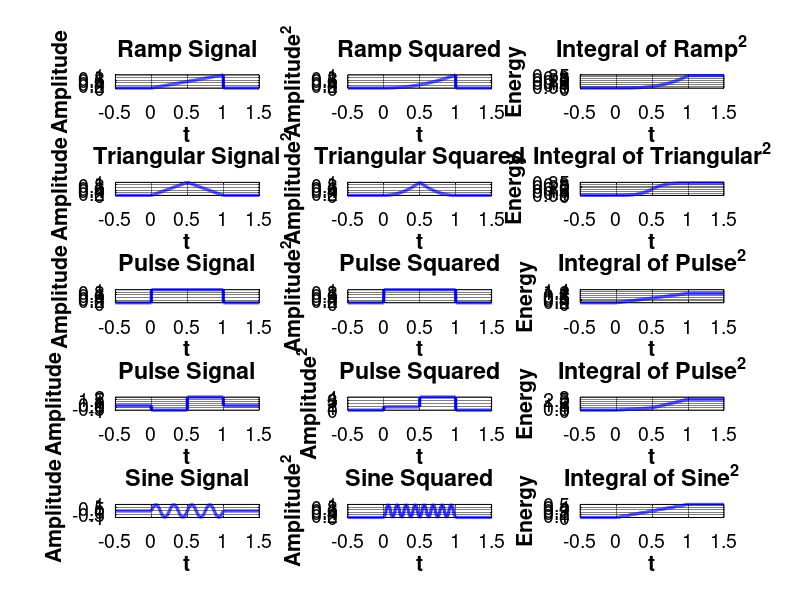

The MATLAB source for this figure: (Note: this script raises an error after producing the figure.)
%%%%%%%%%%%%%%%%%%%%%%%%%%%%%%%%%%%%%%%%%%%%%%%%%%%%%%%%%%%%%%%%
%                   Illustrating Simulation 9-3:              %
%                     Shift Keying Modulations                 %
%                                                              %
%        Book : Analog & Digital Communication Systems         %
%                   By: Dr.Farnaz Ghassemi                     %
%                     Chapter 10-Section                       %
%                                                              %
%                                                              %
%   Version.1:             04/03/03---Dr.Ghassemi              %
%%%%%%%%%%%%%%%%%%%%%%%%%%%%%%%%%%%%%%%%%%%%%%%%%%%%%%%%%%%%%%%%
close all;
clear all;
clc;
colors=[0,0,0;                       %1-Black
        0,0,0.75;                    %2-Blue
        214/255,39/255,40/255;       %3-Red
        15/255,133/255,84/255;       %4-Green
        118/255,78/255,159/255;      %5-Purple
        225/255,124/255,5/255;       %6-Orange
        56/255,166/255,165/255;      %7-Light Blue
        204/255,80/255,62/255;       %8-Light Red
        115/255,175/255,72/255;      %9-Light Green
        237/255,173/255,8/255;       %10-Light Orange
        148/255,52/255,110/255;      %11-Light Purple
        70/255,0,114/255;            %12-Dark Blue
        0,0.5,0.25                   %13-Green
        ];
grayColor = [0.5, 0.5, 0.5];
marks={'-';'--';':';'-.'};

% Set Text Font
set(0, 'DefaultTextFontName', 'Helvetica', 'DefaultTextFontSize', 18, 'DefaultTextFontWeight', 'bold', 'DefaultTextColor', 'black');

% Set default properties for titles, labels, and axes
set(groot, 'DefaultAxesFontName', 'Helvetica'); % Default font for axes
set(groot, 'DefaultAxesFontSize', 12); % Default font size for axes
set(groot, 'DefaultAxesTitleFontWeight', 'bold'); % Default title weight (optional)

% Set default properties for title font specifically
set(groot, 'DefaultAxesTitleFontSizeMultiplier', 1.2); % Adjust title font size relative to axes font size
set(groot, 'DefaultTextFontName', 'Helvetica'); % Default font for text objects

% Set default properties for all axes
set(groot, 'DefaultAxesFontSize', 14); % Set font size for all axes' tick labels
set(groot, 'DefaultAxesFontName', 'Helvetica'); % Set font for all axes' tick labels
%set(groot, 'DefaultAxesFontWeight', 'bold'); % Set font weight for all axes' tick labels
set(groot, 'DefaultAxesXColor', 'black'); % Set X-axis color
set(groot, 'DefaultAxesYColor', 'black'); % Set Y-axis color

% Set default properties for axes
set(groot, 'DefaultAxesGridLineStyle', '-'); % Default grid line style
set(groot, 'DefaultAxesGridColor', [0 0 0]); % Default grid color (black)
set(groot, 'DefaultAxesGridAlpha', 0.5); % Default grid opacity (fully opaque)
set(groot, 'DefaultAxesLineWidth', 0.5); % Default axes line width (affects grid lines too)

% Box Style for Axe
set(groot, 'DefaultAxesBox', 'on'); % Default: 'on' means axes have a box

%%%%%%%%%%%%%%%%%%%%%%%%%%%%%%%%%%%%%%%%%%%%%%%%%%%%%%%%%%%%%%%%%%%%%%%%%%%

%ax = gca;
%ax.XTick = -5:1:5; % Adjust the x-axis grid spacing
%ax.YTick = -1:0.2:2; % Adjust the y-axis grid spacing

close all;
clc;
clear;

% Parameters
A = 1;
T = 1;
t = linspace(-0.5, 1.5, 1000); % Time vector for plotting

% Define signals as function handles and names
signals = {
    @(t) A*t/T .* (t > 0 & t < T), 'Ramp';
    @(t) A*(1 - abs(t - T/2)/(T/2)).*(t >= 0 & t <= T), 'Triangular';
    @(t) A*(t >= 0 & t <= T), 'Pulse';
    @(t) (-A)*(t >= 0 & t <= T/2) + 2*A*(t > T/2 & t <= T), 'Pulse';
    @(t) A*sin(8*pi*t/T).*(t >= 0 & t <= T), 'Sine'
};

figure;
for i = 1:size(signals,1)
    f = signals{i,1};
    name = signals{i,2};

    % Original signal
    y = f(t);
    
    % Signal squared
    y2 = y.^2;
    
    % Integral (cumulative using trapezoidal rule)
    y_int = cumtrapz(t, y2);
    
    % Plot original signal
    subplot(size(signals,1), 3, (i-1)*3 + 1);
    plot(t, y, 'b', 'LineWidth', 2.25);
    title([name ' Signal']);
    xlabel('t');
    ylabel('Amplitude');
    grid on;
    
    % Plot squared signal
    subplot(size(signals,1), 3, (i-1)*3 + 2);
    plot(t, y2, 'b', 'LineWidth', 2.25);
    title([name ' Squared']);
    xlabel('t');
    ylabel('Amplitude^2');
    grid on;
    
    % Plot integral of squared signal
    subplot(size(signals,1), 3, (i-1)*3 + 3);
    plot(t, y_int, 'b', 'LineWidth', 2.25);
    title(['Integral of ' name '^2']);
    xlabel('t');
    ylabel('Energy');
    grid on;
end

sgtitle('Correlator Simulation');
